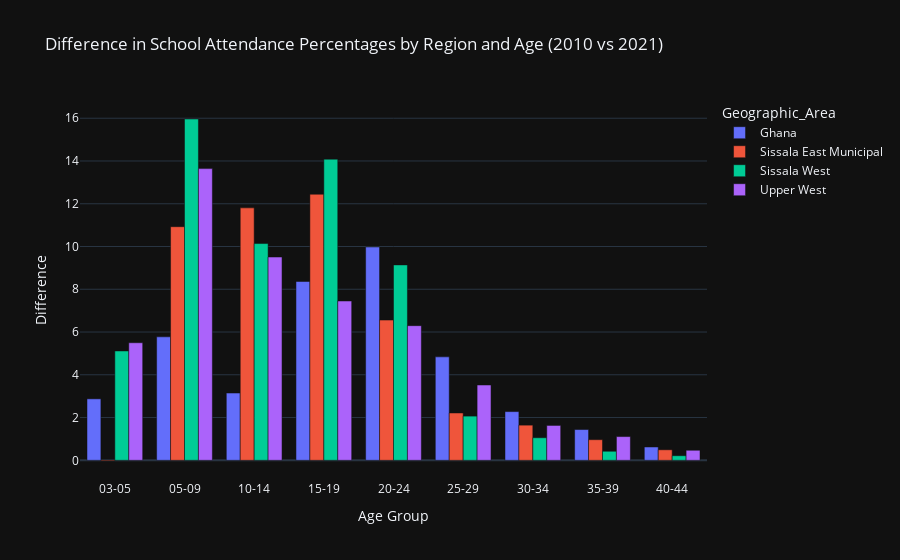

Write notebook code for a chart like this one.
### Code cell
df_melt.replace()
def clean_entry(entry):
    if isinstance(entry, str):  # Only apply to strings
        return entry.replace('3-5', '03-05').strip()
    return entry  # Return non-string entries unchanged
df_melt = df_melt.applymap(clean_entry)

df_melt.replace()
def clean_entry(entry):
    if isinstance(entry, str):  # Only apply to strings
        return entry.replace('5-9', '05-09').strip()
    return entry  # Return non-string entries unchanged
df_melt = df_melt.applymap(clean_entry)

df_pivot = df_melt.pivot_table(index=['Geographic_Area', 'Age Group'], columns='Time Period', values='Percentage').reset_index()

df_pivot['Difference'] = df_pivot['2021'] - df_pivot['2010']
fig = px.bar(df_pivot, x='Age Group', y='Difference', color='Geographic_Area',
             title='Difference in School Attendance Percentages by Region and Age (2010 vs 2021)')
fig.update_layout(barmode='group', xaxis_type='category')
fig.show()

### Figure 1 — Plotly figure (JSON) as saved in the notebook; plotly's stock layout.template omitted (floating-point values rounded to 4 significant figures)
{"data": [{"alignmentgroup": "True", "hovertemplate": "Geographic_Area=Ghana<br>Age Group=%{x}<br>Difference=%{y}<extra></extra>", "legendgroup": "Ghana", "marker": {"color": "#636efa", "pattern": {"shape": ""}}, "name": "Ghana", "offsetgroup": "Ghana", "orientation": "v", "showlegend": true, "textposition": "auto", "type": "bar", "x": ["03-05", "05-09", "10-14", "15-19", "20-24", "25-29", "30-34", "35-39", "40-44"], "xaxis": "x", "y": [2.874, 5.775, 3.145, 8.363, 9.977, 4.838, 2.278, 1.439, 0.6228], "yaxis": "y"}, {"alignmentgroup": "True", "hovertemplate": "Geographic_Area=Sissala East Municipal<br>Age Group=%{x}<br>Difference=%{y}<extra></extra>", "legendgroup": "Sissala East Municipal", "marker": {"color": "#EF553B", "pattern": {"shape": ""}}, "name": "Sissala East Municipal", "offsetgroup": "Sissala East Municipal", "orientation": "v", "showlegend": true, "textposition": "auto", "type": "bar", "x": ["03-05", "05-09", "10-14", "15-19", "20-24", "25-29", "30-34", "35-39", "40-44"], "xaxis": "x", "y": [-0.03281, 10.93, 11.81, 12.44, 6.559, 2.214, 1.644, 0.964, 0.4916], "yaxis": "y"}, {"alignmentgroup": "True", "hovertemplate": "Geographic_Area=Sissala West<br>Age Group=%{x}<br>Difference=%{y}<extra></extra>", "legendgroup": "Sissala West", "marker": {"color": "#00cc96", "pattern": {"shape": ""}}, "name": "Sissala West", "offsetgroup": "Sissala West", "orientation": "v", "showlegend": true, "textposition": "auto", "type": "bar", "x": ["03-05", "05-09", "10-14", "15-19", "20-24", "25-29", "30-34", "35-39", "40-44"], "xaxis": "x", "y": [5.114, 15.96, 10.14, 14.08, 9.139, 2.067, 1.054, 0.4224, 0.2138], "yaxis": "y"}, {"alignmentgroup": "True", "hovertemplate": "Geographic_Area=Upper West<br>Age Group=%{x}<br>Difference=%{y}<extra></extra>", "legendgroup": "Upper West", "marker": {"color": "#ab63fa", "pattern": {"shape": ""}}, "name": "Upper West", "offsetgroup": "Upper West", "orientation": "v", "showlegend": true, "textposition": "auto", "type": "bar", "x": ["03-05", "05-09", "10-14", "15-19", "20-24", "25-29", "30-34", "35-39", "40-44"], "xaxis": "x", "y": [5.498, 13.64, 9.507, 7.45, 6.298, 3.521, 1.63, 1.109, 0.4697], "yaxis": "y"}], "layout": {"barmode": "group", "legend": {"title": {"text": "Geographic_Area"}, "tracegroupgap": 0}, "title": {"text": "Difference in School Attendance Percentages by Region and Age (2010 vs 2021)"}, "xaxis": {"anchor": "y", "domain": [0.0, 1.0], "title": {"text": "Age Group"}, "type": "category"}, "yaxis": {"anchor": "x", "domain": [0.0, 1.0], "title": {"text": "Difference"}}}}
